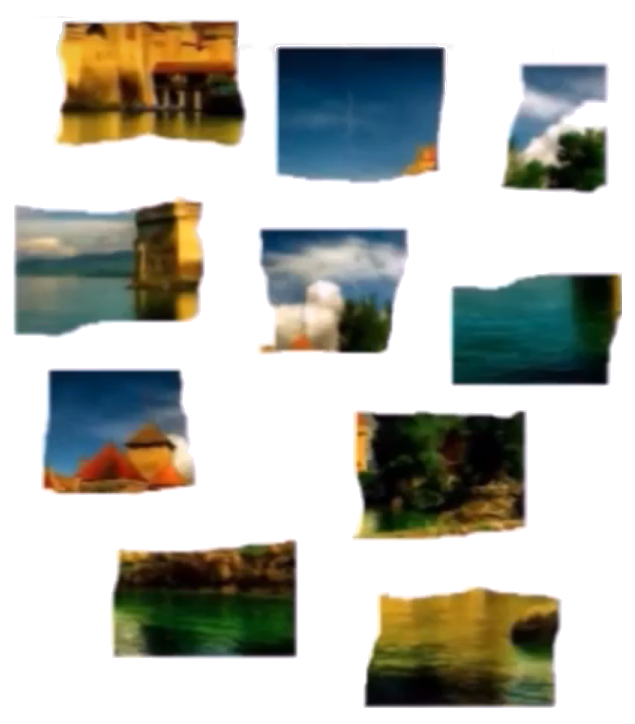
#> input picture assets/Castle.png, 635 x 724 px
$ python -i chaincode.py   (imports and definitions only)
#> lines starting #> are read from the running program, lines starting #| are printed output that depends on the picture; after the words box and inside, x2 and y2 are one past the last pixel; in counts of white or black regions, pixels touching at a corner belong together
### puzzlesolver/imageprocess/fileops.py
import cv2
import numpy as np


def read_image(image_path):
#> called with image_path = '../../assets/Castle.png'
    return cv2.imread(image_path)
#> returned value is the input picture: shape (724, 635, 3); mean B, G, R 177.9, 185.8, 184.4


# [26 lines left out: functions cut_image, _set_zeros, not called in this run]

### puzzlesolver/imageprocess/chaincode.py
"""Module implements Freeman's chaincode"""
from math import floor
from pdb import set_trace

import cv2

from puzzlesolver.imageprocess.fileops import read_image

THRESHOLD = 254
MIN_CONTOUR_LENGTH = 500
TOLERANCE = 100


def _clean_non_contours(contours, image_shape):
    width, height = image_shape
    max_contour_length = (width + height) * 2 - TOLERANCE
    contours = [
        x
        for x in contours
        if len(x) > MIN_CONTOUR_LENGTH and len(x) < max_contour_length
    ]
    return contours


def _contour(img_path, threshold=THRESHOLD):
    """
    Finds and imposes external contours of an image.

    >>> find_contours("../assets/Castle.png", threshold=250)
    True

    Args:
        img_path (str): Path of source image
        threshold (int): Value passed to cv2.threshold. Pixels under threshold will be black
    Returns:
        chaincode (list of int): Freeman chaincode of input image
    """
    _, gray = _read_image_gray(img_path, threshold)
#> in _read_image_gray, `gray = cv2.cvtColor(image, cv2.COLOR_BGR2GRAY)`:
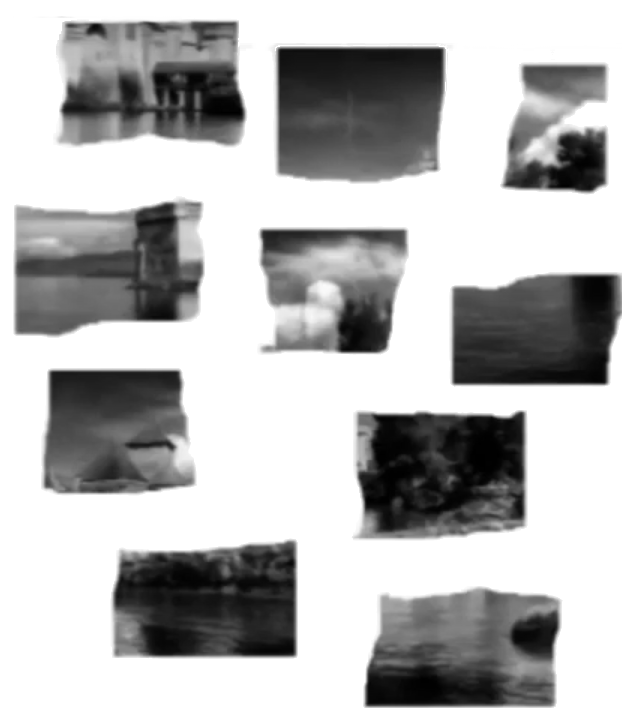
#> gray: shape (724, 635); min 0, max 255, mean 184.5
    blurred = cv2.GaussianBlur(gray, (5, 5), 0)
    thresh = cv2.threshold(blurred, threshold, 255, cv2.THRESH_BINARY)[1]
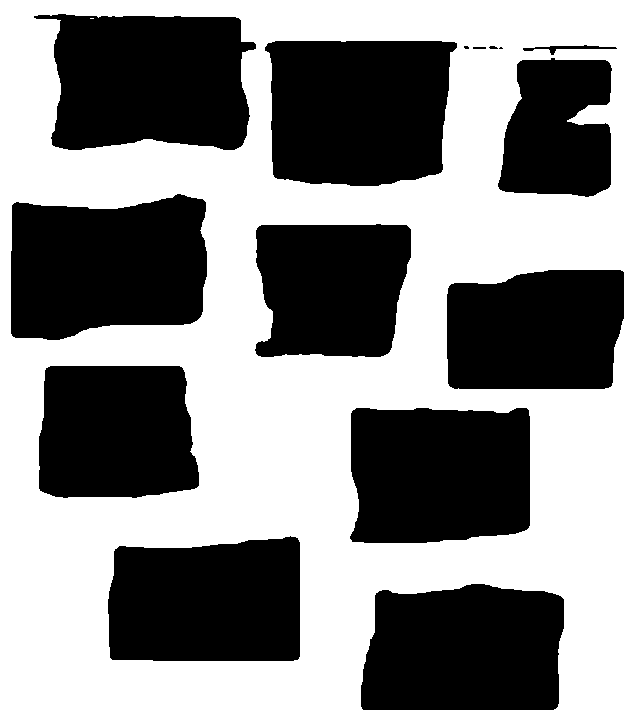
#> thresh: shape (724, 635); 54.1% white; 15 black regions (2 under 20 px)
    contours = cv2.findContours(thresh.copy(), cv2.RETR_TREE, cv2.CHAIN_APPROX_NONE)[0]
#> contours = 17 contours, 3 with area under 20; largest, box (x1, y1, x2, y2) and area: (0, 0, 635, 724) 458382, (264, 40, 458, 187) 24888, (33, 13, 257, 151) 24671, (10, 193, 208, 341) 24592, (360, 583, 565, 711) 23296
    contours = _clean_non_contours(contours, gray.shape)
#> in _clean_non_contours, `contours = [ x for x in contours if len(x) > MIN_CONTOUR_LENGTH and le..`: contours = 10 contours; largest, box (x1, y1, x2, y2) and area: (264, 40, 458, 187) 24888, (33, 13, 257, 151) 24671, (10, 193, 208, 341) 24592, (360, 583, 565, 711) 23296, (349, 407, 531, 544) 23166
    return contours


def _read_image_gray(img_path, threshold):

    image = read_image(img_path)
    img_shape = image.shape[-1]
    assert (
        img_shape == 3
    ), f"Input image should have 2 or 3 channels but found {img_shape}"

    if img_shape == 3:
        gray = cv2.cvtColor(image, cv2.COLOR_BGR2GRAY)
    return image, gray


# [43 lines left out: functions image_and_contour_list, _contour_to_chaincode, _contours_to_chaincodes, not called in this run]


def chaincodes(img_path):
    """Calculates chain codes of the image by finding and using its contours"""
    return _contours_to_chaincodes(img_path)

>>> result = _contour('../../assets/Castle.png')
#> result has the same summary as contours in _clean_non_contours

$ run again, on assets/House.png
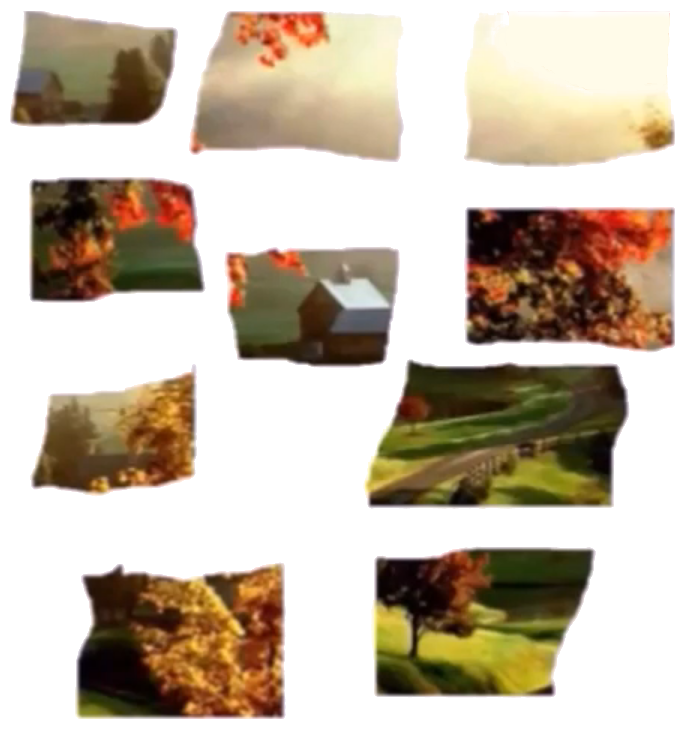
#> input picture assets/House.png, 685 x 730 px
#> in read_image, returned value is the input picture: shape (730, 685, 3); mean B, G, R 166.6, 184, 196.9
#> in _read_image_gray, `gray = cv2.cvtColor(image, cv2.COLOR_BGR2GRAY)`:
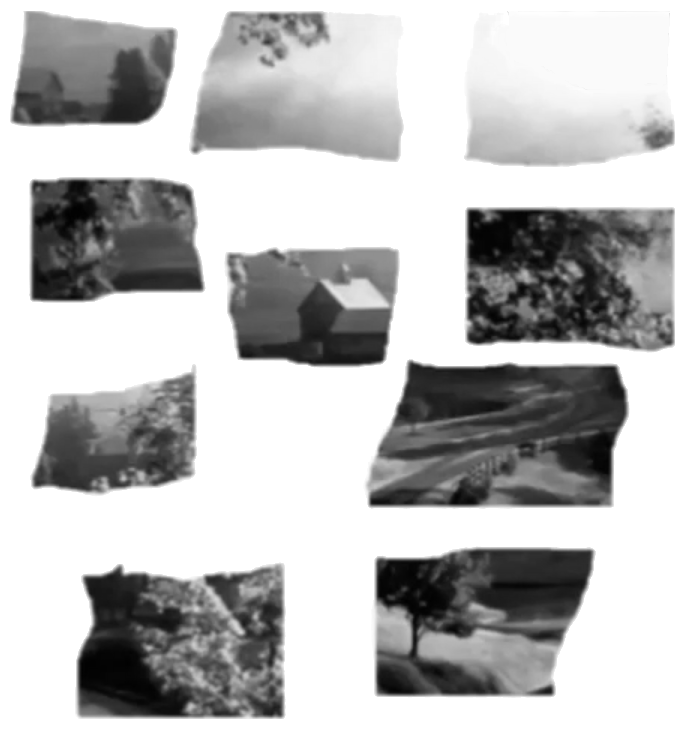
#> gray: shape (730, 685); min 1, max 255, mean 185.9
#> in _contour, `thresh = cv2.threshold(blurred, threshold, 255, cv2.THRESH_BINARY)[1]`:
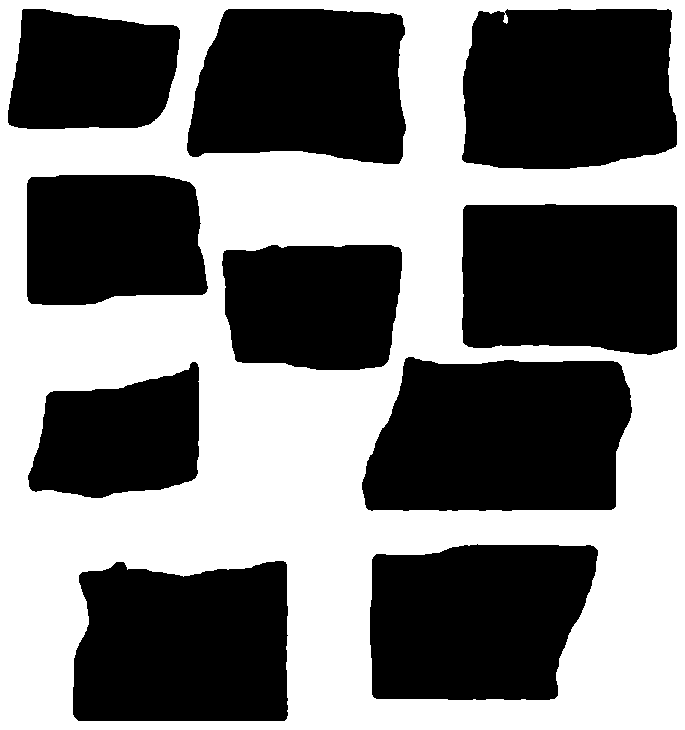
#> thresh: shape (730, 685); 46.9% white; 1 white region
#> in _contour, `contours = cv2.findContours(thresh.copy(), cv2.RETR_TREE, cv2.CHAIN_AP..`: contours = 11 contours; largest, box (x1, y1, x2, y2) and area: (0, 0, 685, 730) 498636, (361, 356, 633, 512) 36088, (72, 560, 289, 722) 31920, (461, 8, 678, 170) 31861, (369, 543, 599, 701) 31195
#> in _clean_non_contours, `contours = [ x for x in contours if len(x) > MIN_CONTOUR_LENGTH and le..`: contours = 10 contours; largest, box (x1, y1, x2, y2) and area: (361, 356, 633, 512) 36088, (72, 560, 289, 722) 31920, (461, 8, 678, 170) 31861, (369, 543, 599, 701) 31195, (461, 203, 678, 356) 31020
#> result has the same summary as contours in _clean_non_contours
